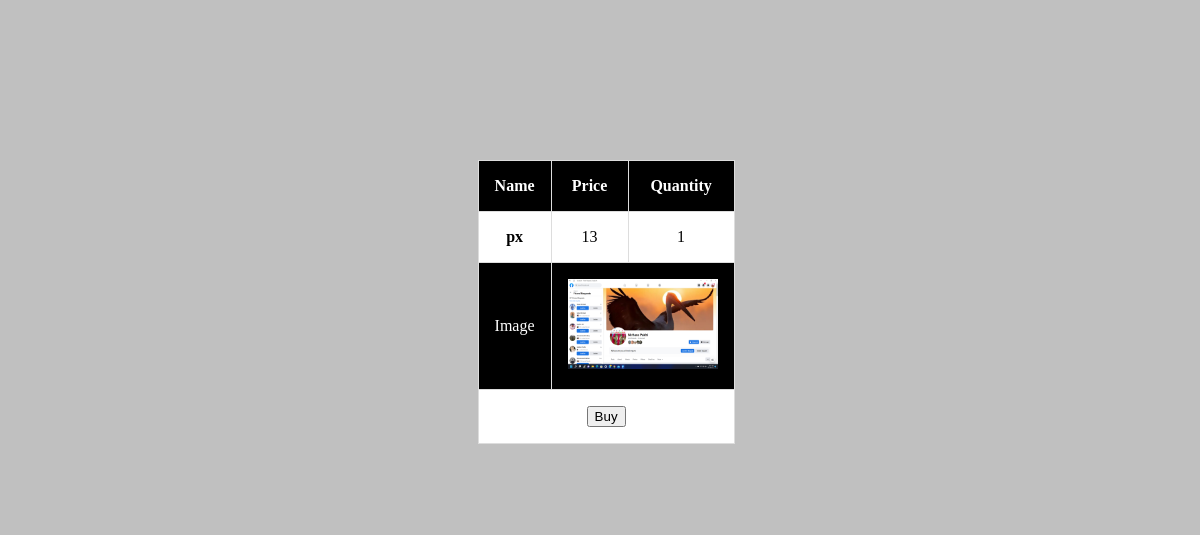
Page /detail-product/12 on the committed database.
### products/models.py (models this page shows, shortened)
class Product(models.Model):
    name = models.CharField(max_length=100)
    price = models.IntegerField(default=00)
    quantity =models.CharField(max_length=20,default=1)
    image = models.ImageField(upload_to='pics', null=True, blank=True)

### products/views.py (the view)
# urls.py: path('detail-product/<int:p_id>', views.detail_product, name='detail-product'),
def detail_product(request,p_id):
    p=Product.objects.get(pk=p_id)
    return render(request, 'components/detail-product.html', {"p":p})

### templates/components/detail-product.html (shortened to what this page needs)
<!DOCTYPE html>
<html lang="en">
<head>
</head>
<body style="background-color:silver;">
<div class="row">
  <div class="column">
<table border="2" style="width:40% ;margin-left:80%;margin-right:80%;margin-top:25%;margin-bottom:10%;">
    <tr style="height:40px">
        <th  style="color:white;" >Name</th>
        <th style="color:white;" >Price</th>
        <th style="color:white;" >Quantity</th>
    </tr>
    <tr style="height:20px">
        <td style="text-align: center;color:black;"><b>{{p.name}}</b></td>
        <td style="text-align: center ;color:black;">{{p.price}}</td>
        <td style="text-align: center ;color:black;">{{p.quantity}}</td>
    </tr>
    <tr>
        <td style="text-align: center;color:white;">Image</td>
        <td colspan="2"><img src="{{ p.image.url }}" style="height:90px ; width:150px"></td>
    </tr>
    <tr>
        <td colspan ="3"><button input type="submit">Buy</button></td>
    </tr>
</table>
</body>
</html>

### templates/components/detail-product.html (style rules this page uses)
* { box-sizing: border-box; }
.row { margin-left:-5px; margin-right:-5px; }
.column { float: left; width: 50%; padding: 5px; }
.row::after { content: ""; clear: both; display: table; }
table { border-collapse: collapse; border-spacing: 0; width: 100%; border: 1px solid #ddd; }
th, td { text-align: center; padding: 16px; }
tr:nth-child(even) { background-color: white; }
tr:nth-child(odd) { background-color: black; }

### rows in the picture
Product: name "px", price "13", quantity "1", image (picture)
